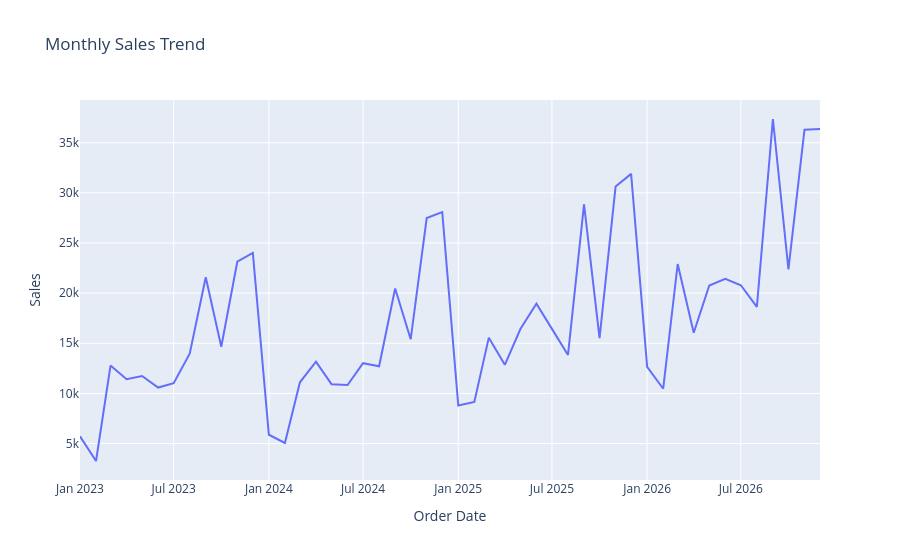

Notebook cell for this chart:
### Code cell
monthly_sales = df.groupby(
    df['Order Date'].dt.to_period('M')
)['Sales'].sum().reset_index()
monthly_sales['Order Date'] = monthly_sales['Order Date'].astype(str)
fig = px.line(
    monthly_sales,
    x='Order Date',
    y='Sales',
    title='Monthly Sales Trend'
)
fig.show()

### Figure 1 — Plotly figure (JSON) as saved in the notebook; plotly's stock layout.template omitted (floating-point values rounded to 4 significant figures)
{"data": [{"hovertemplate": "Order Date=%{x}<br>Sales=%{y}<extra></extra>", "legendgroup": "", "line": {"color": "#636efa", "dash": "solid"}, "marker": {"symbol": "circle"}, "mode": "lines", "name": "", "orientation": "v", "showlegend": false, "type": "scatter", "x": ["2023-01", "2023-02", "2023-03", "2023-04", "2023-05", "2023-06", "2023-07", "2023-08", "2023-09", "2023-10", "2023-11", "2023-12", "2024-01", "2024-02", "2024-03", "2024-04", "2024-05", "2024-06", "2024-07", "2024-08", "2024-09", "2024-10", "2024-11", "2024-12", "2025-01", "2025-02", "2025-03", "2025-04", "2025-05", "2025-06", "2025-07", "2025-08", "2025-09", "2025-10", "2025-11", "2025-12", "2026-01", "2026-02", "2026-03", "2026-04", "2026-05", "2026-06", "2026-07", "2026-08", "2026-09", "2026-10", "2026-11", "2026-12"], "xaxis": "x", "y": [5719.0, 3264.0, 12780.0, 11420.0, 11740.0, 10580.0, 11020.0, 13960.0, 21590.0, 14660.0, 23130.0, 24010.0, 5882.0, 5064.0, 11110.0, 13170.0, 10920.0, 10840.0, 13020.0, 12710.0, 20470.0, 15400.0, 27480.0, 28080.0, 8797.0, 9152.0, 15560.0, 12860.0, 16430.0, 18950.0, 16440.0, 13840.0, 28840.0, 15520.0, 30620.0, 31890.0, 12660.0, 10470.0, 22910.0, 16050.0, 20760.0, 21430.0, 20790.0, 18630.0, 37360.0, 22360.0, 36300.0, 36360.0], "yaxis": "y"}], "layout": {"legend": {"tracegroupgap": 0}, "title": {"text": "Monthly Sales Trend"}, "xaxis": {"anchor": "y", "domain": [0, 1], "title": {"text": "Order Date"}}, "yaxis": {"anchor": "x", "domain": [0, 1], "title": {"text": "Sales"}}}}
